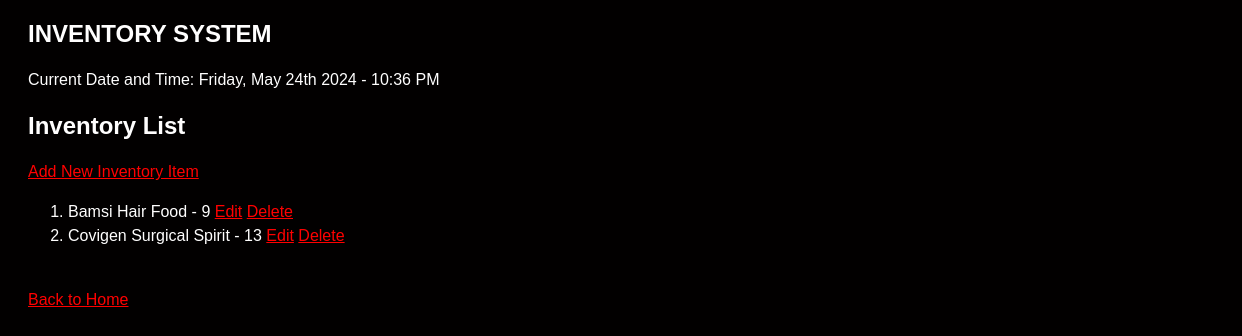
/inventory/, run on an earlier commit of the app's database.
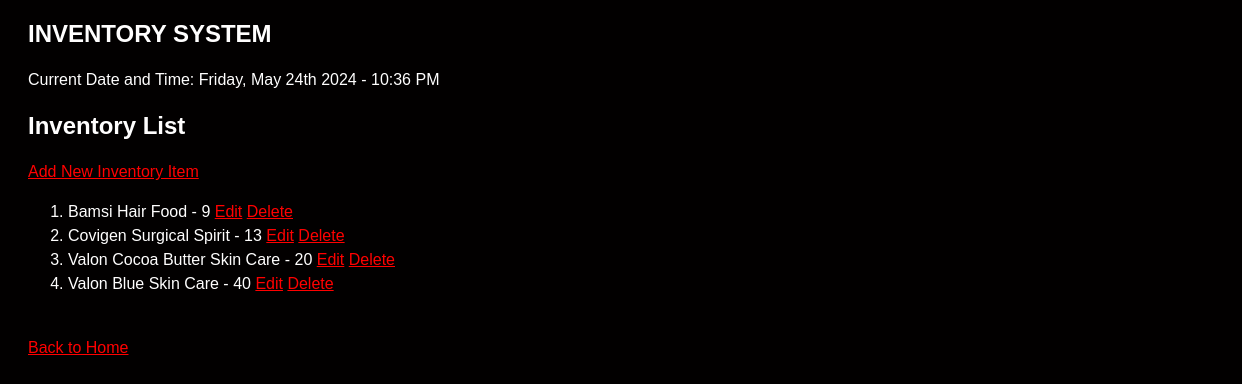
And on a later commit of the database.
### inventory/models.py (models this page shows, shortened)
class Inventory(models.Model):
    product = models.ForeignKey(Product, on_delete=models.CASCADE)
    quantity = models.IntegerField()
    location = models.CharField(max_length=100, default='Warehouse')

class Product(models.Model):
    name = models.CharField(max_length=100)
    description = models.TextField()
    price = models.DecimalField(max_digits=10, decimal_places=2)
    supplier = models.ForeignKey(Supplier, on_delete=models.CASCADE)

### inventory/views.py (the view)
# urls.py: path('inventory/', views.inventory_list, name='inventory_list'),
def inventory_list(request):
    inventory_items = Inventory.objects.all()
    return render(request, 'inventory/inventory_list.html', {'inventory_items': inventory_items})

### inventory/templates/inventory/inventory_list.html
{% extends 'inventory/base.html' %}
{% block content %}
    <h1>Inventory List</h1>
    <a href="{% url 'create_inventory' %}">Add New Inventory Item</a>
    <ol start="1">
        {% for item in inventory_items %}
            <li>{{ item.product.name }} - {{ item.quantity }}
                <a href="{% url 'update_inventory' item.pk %}">Edit</a>
                <a href="{% url 'delete_inventory' item.pk %}">Delete</a>
            </li>
        {% endfor %}
    </ol>
    <br>
    <a href="{% url 'index' %}">Back to Home</a>
{% endblock %}

### inventory/templates/inventory/base.html (shortened to what this page needs)
{% load static %}
<!DOCTYPE html>
<html>
<head>
    <link rel="stylesheet" type="text/css" href="{% static 'css/styles.css' %}">
</head>
<body class="shake">
    <div class="container">
        <h1>INVENTORY SYSTEM</h1>
        <p>Current Date and Time: {% now "l, F jS Y - h:i A" %}</p>
        {% block content %}{% endblock %}
    </div>
</body>
</html>

### inventory/static/css/styles.css (style rules this page uses)
body { font-family: 'Arial', sans-serif; font-size: 16px; line-height: 1.5; text-align: left; }
h1 { font-size: 24px; }
body { background-color: #020000; color: #fffefe; }
a { color: #ff0000; }
.container { width: 100%; max-width: 1200px; margin: 0 auto; padding: 0 20px; }
.shake { animation: shake 0.09s; }

What changed in the data, as far as the page shows it:
added Inventory: product.name "Valon Cocoa Butter Skin Care", quantity "20"
added Inventory: product.name "Valon Blue Skin Care", quantity "40"
